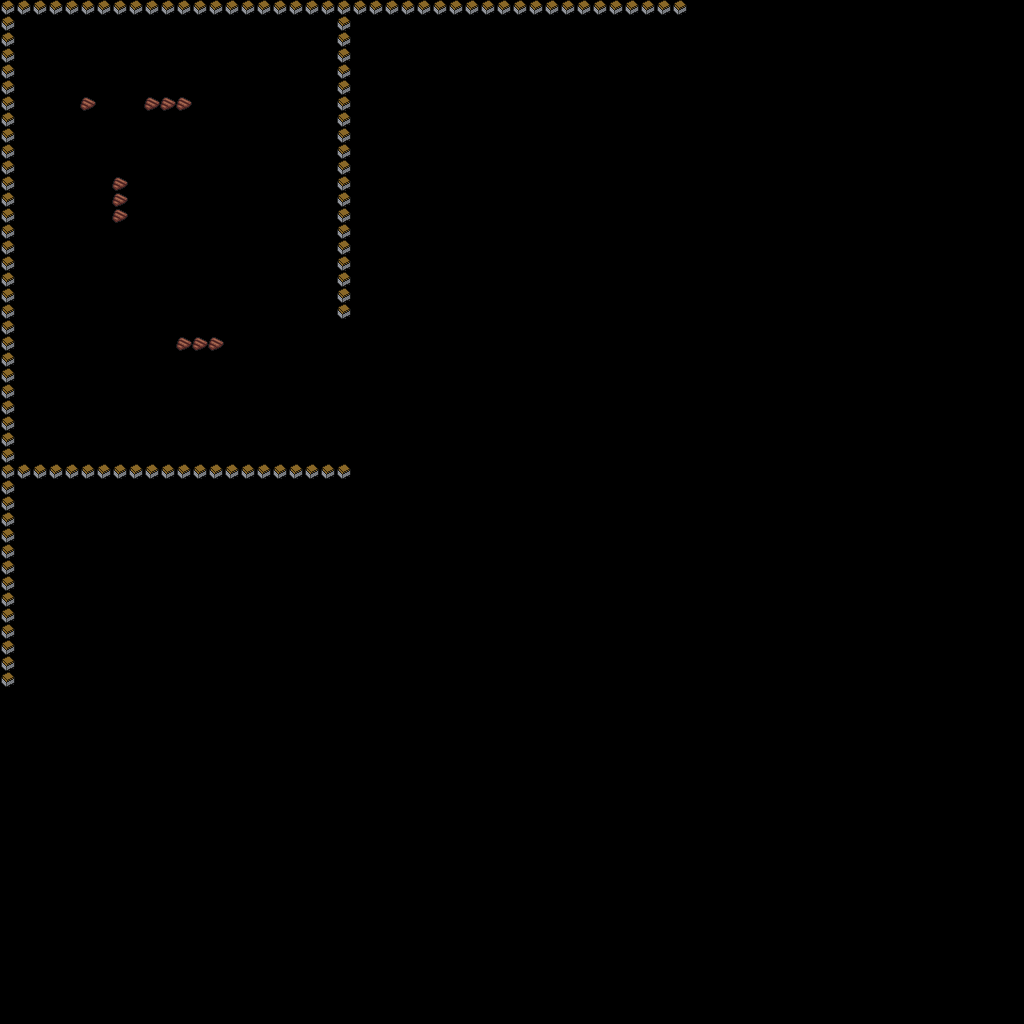

Below is a game level as drawn by its tile map, then a one-line description and the .tmx that defines it (tile-layer data replaced by summaries):
An orthogonal 64x64 tile map with 16x16 px tiles, 1 tile layer (obstacles).

<map version="1.0" orientation="orthogonal" width="64" height="64" tilewidth="16" tileheight="16">
 <tileset firstgid="1" name="spritesheet_example" tilewidth="16" tileheight="16">
  <image source="spritesheet_example.png" width="256" height="256" />
 </tileset>
 <layer name="obstacles" width="64" height="64">
  <data>[4096 cells, 135 non-empty, 2 distinct tile ids]</data>
 </layer>
</map>